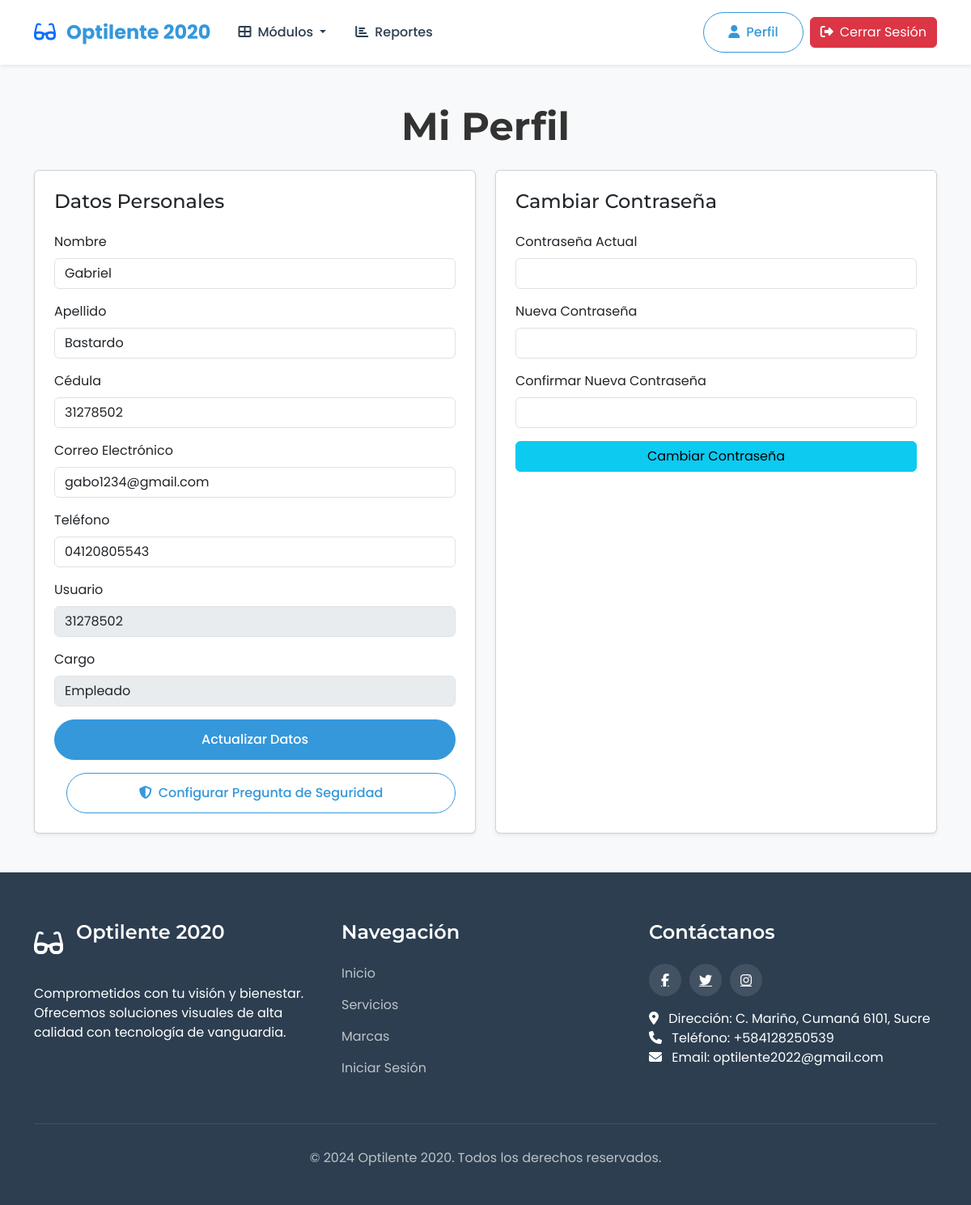
Page /perfil.php (signed in) on the committed database.
### tables this page shows
CREATE TABLE `empleados` (
  `id_empleado` int NOT NULL,
  `cedula_empleado` varchar(20) NOT NULL,
  `nombre_empleado` varchar(100) NOT NULL,
  `apellido_empleado` varchar(100) NOT NULL,
  `usuario` varchar(50) NOT NULL,
  `clave` varchar(100) NOT NULL,
  `cargo` enum('empleado','gerente') NOT NULL,
  `correo` varchar(100) NOT NULL,
  `num_telefono` varchar(20) NOT NULL,
  `estado_empleado` enum('activo','inactivo','retirado') NOT NULL DEFAULT 'activo'
);

### perfil.php (the view, shortened to what this page needs)
<?php
    $con = connection();
    $role = '';
    $userData = null;
    if (isset($_SESSION['id_empleado']) && isset($_SESSION['usuario'])) {
        $idUser = $_SESSION['id_empleado'];
        $sql = "SELECT * FROM empleados WHERE id_empleado = '$idUser' AND estado_empleado != 'retirado'";
        $query = mysqli_query($con, $sql);
        if ($query && mysqli_num_rows($query) > 0) {
            $userData = mysqli_fetch_assoc($query);
            $role = $userData['cargo'];
        } else {
            header("Location: logout.php");
            exit();
        }
    }
?>
<!DOCTYPE html>
<html lang="es">
<head>
    <link href="https://cdn.jsdelivr.net/npm/bootstrap@5.3.2/dist/css/bootstrap.min.css" rel="stylesheet">
    <link rel="stylesheet" href="https://cdnjs.cloudflare.com/ajax/libs/font-awesome/6.4.2/css/all.min.css">
    <link rel="stylesheet" href="./css/styles.css">
</head>
<body>
    <header>
        <?php
            if (isset($_SESSION['id_empleado']) && isset($_SESSION['usuario'])){
                if ($role == 'gerente'){
                    include "./inc/navbarLogginGerente.php";
                }
                elseif($role == 'empleado'){
                    include "./inc/navbarLoggin.php";
                }
            }else{
                include "./inc/navbar.php";
            }
        ?>
    </header>
    <section class="py-5">
        <div class="container">
            <h1 class="display-5 fw-bold text-center mb-4">Mi Perfil</h1>
            <div class="row justify-content-center">
                <div class="col-md-10 col-lg-12">
                    <div class="row g-4">
                        <div class="col-md-6">
                            <div class="card shadow-sm h-100">
                                <div class="card-body p-4">
                                    <h2 class="card-title h4 mb-4">Datos Personales</h2>
                                    <form method="POST" action="">
                                        <div class="mb-3">
                                            <label class="form-label">Nombre</label>
                                            <input class="form-control" type="text" name="nombre" value="<?php echo htmlspecialchars($userData['nombre_empleado']); ?>" required>
                                        </div>
                                        <div class="mb-3">
                                            <label class="form-label">Apellido</label>
                                            <input class="form-control" type="text" name="apellido" value="<?php echo htmlspecialchars($userData['apellido_empleado']); ?>" required>
                                        </div>
                                        <div class="mb-3">
                                            <label class="form-label">Cédula</label>
                                            <input class="form-control" type="text" name="cedula_empleado" value="<?php echo htmlspecialchars($userData['cedula_empleado']); ?>" required>
                                        </div>
                                        <div class="mb-3">
                                            <label class="form-label">Correo Electrónico</label>
                                            <input class="form-control" type="email" name="correo" value="<?php echo htmlspecialchars($userData['correo']); ?>" required>
                                        </div>
                                        <div class="mb-3">
                                            <label class="form-label">Teléfono</label>
                                            <input class="form-control" type="tel" name="num_telefono" value="<?php echo htmlspecialchars($userData['num_telefono']); ?>" required>
                                        </div>
                                        <div class="mb-3">
                                            <label class="form-label">Usuario</label>
                                            <input class="form-control" type="text" value="<?php echo htmlspecialchars($userData['usuario']); ?>" disabled>
                                        </div>
                                        <div class="mb-3">
                                            <label class="form-label">Cargo</label>
                                            <input class="form-control" type="text" value="<?php echo ucfirst(htmlspecialchars($userData['cargo'])); ?>" disabled>
                                        </div>
                                        <div class="d-grid mb-3">
                                            <button type="submit" name="actualizar" class="btn btn-primary">
                                                Actualizar Datos
                                            </button>
                                        </div>
                                        <div class="d-grid">
                                            <a href="configurar_seguridad.php" class="btn btn-outline-primary">
                                                <i class="fas fa-shield-alt me-2"></i>Configurar Pregunta de Seguridad
                                            </a>
                                        </div>
                                    </form>
                                </div>
                            </div>
                        </div>
                        <div class="col-md-6">
                            <div class="card shadow-sm h-100">
                                <div class="card-body p-4">
                                    <h2 class="card-title h4 mb-4">Cambiar Contraseña</h2>
                                    <form method="POST" action="">
                                        <div class="mb-3">
                                            <label class="form-label">Contraseña Actual</label>
                                            <input class="form-control" type="password" name="password_actual" required>
                                        </div>
                                        <div class="mb-3">
                                            <label class="form-label">Nueva Contraseña</label>
                                            <input class="form-control" type="password" name="password_nuevo" required>
                                        </div>
                                        <div class="mb-3">
                                            <label class="form-label">Confirmar Nueva Contraseña</label>
                                            <input class="form-control" type="password" name="password_confirmar" required>
                                        </div>
                                        <div class="d-grid">
                                            <button type="submit" name="cambiar_password" class="btn btn-info">
                                                Cambiar Contraseña
                                            </button>
                                        </div>
                                    </form>
                                </div>
                            </div>
                        </div>
                    </div>
                </div>
            </div>
        </div>
    </section>
    <?php include "./inc/footer.php"; ?>
</body>
</html>

### css/styles.css (style rules this page uses)
:root { --primary-color: #3498db; --secondary-color: #2c3e50; --accent-color: #e74c3c; --light-color: #ecf0f1; --dark-color: #2c3e50; --text-color: #333; --text-light: #7f8c8d; }
body { font-family: 'Poppins', sans-serif; color: var(--text-color); overflow-x: hidden; background-color: #f8f9fa; margin: 0; padding: 0; height: 100%; width: 100%; }
html { height: 100%; width: 100%; scroll-behavior: smooth; }
h1, h2, h3, h4, h5, h6 { font-family: 'Montserrat', sans-serif; font-weight: 600; }
.btn-primary { background-color: var(--primary-color); border-color: var(--primary-color); padding: 12px 30px; font-weight: 500; border-radius: 30px; transition: all 0.3s ease; }
.btn-outline-primary { color: var(--primary-color); border-color: var(--primary-color); padding: 12px 30px; font-weight: 500; border-radius: 30px; transition: all 0.3s ease; margin-left: 15px; }

### rows in the picture
empleados: nombre "Gabriel", apellido "Bastardo", cedula_empleado "31278502", correo "gabo1234@gmail.com", num_telefono "04120805543", usuario "31278502", cargo "Empleado"
